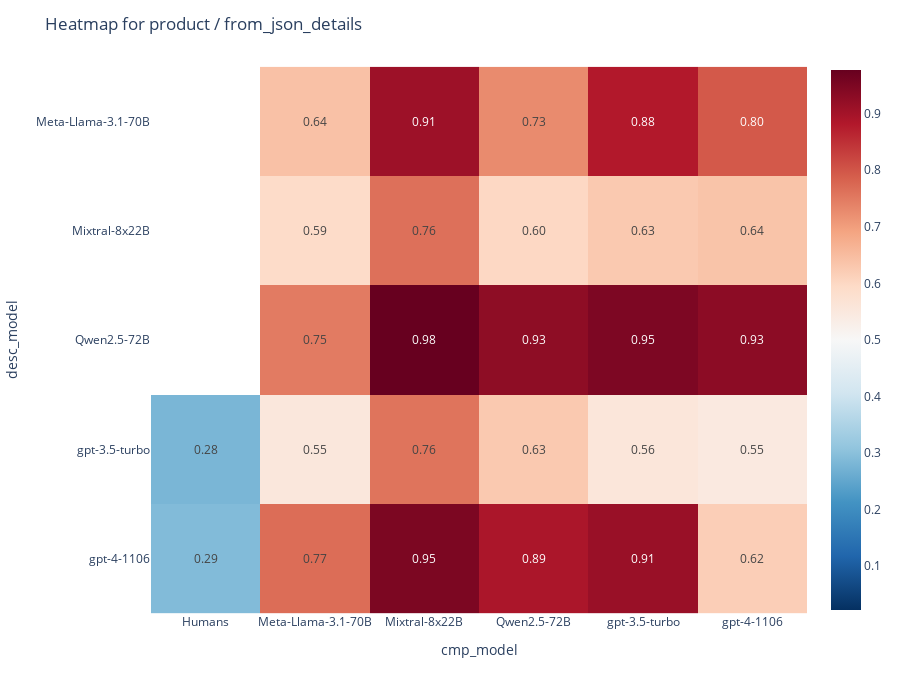
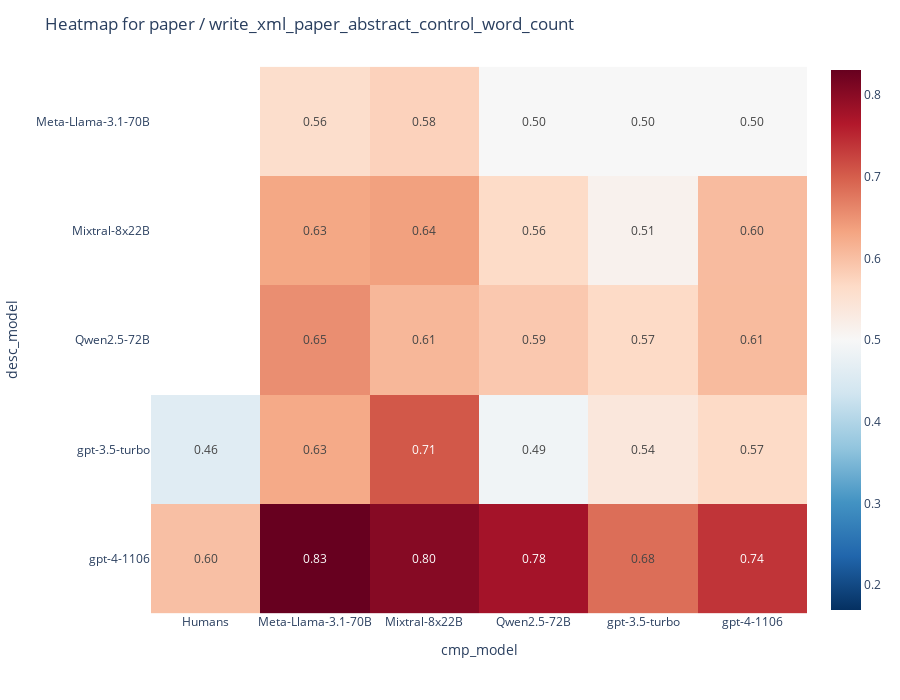
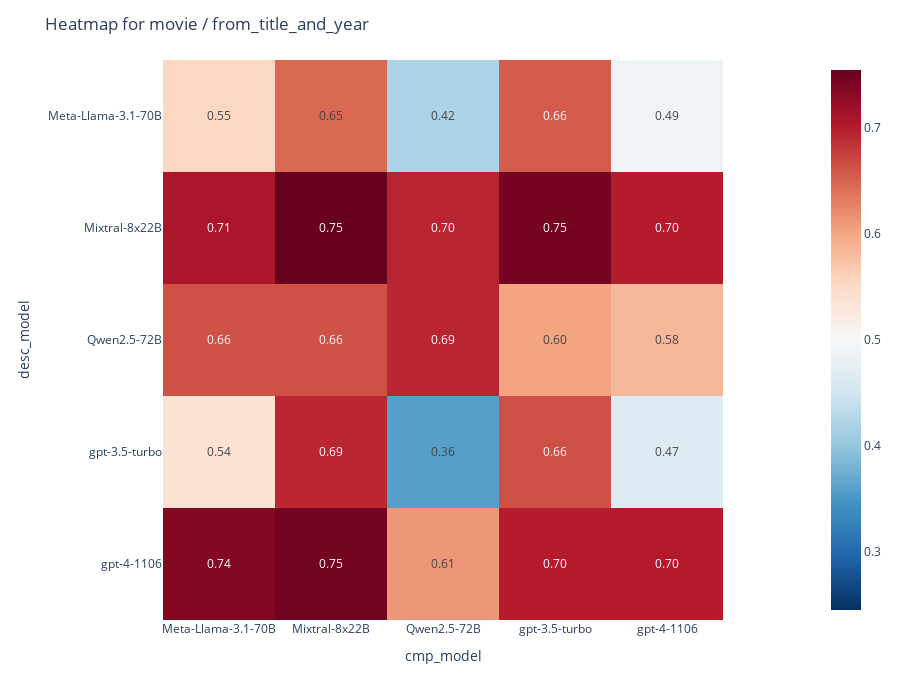
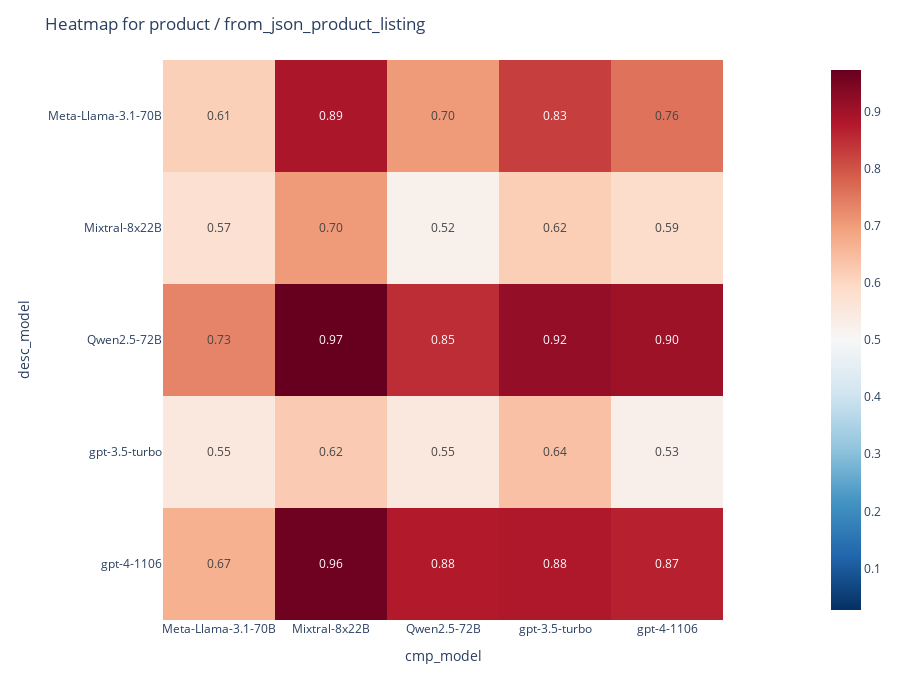

Notebook code cell kept with these figures, in order:
### Code cell
for name, ftype in list(df[["name", "ftype"]].value_counts().index):
    print(name, "/", ftype)
    d = df2[(df2.ftype == ftype) & (df2.name == name)]
    d = d.groupby(["desc_model", "cmp_model"], as_index=False).agg({"value": "mean"})

    tab = d.pivot(index="desc_model", columns="cmp_model", values="value")
    fig = px.imshow(
        tab,
        text_auto=".2f",
        color_continuous_scale="RdBu_r",
        height=700,
        color_continuous_midpoint=0.5,
    )
    fig.update_layout(
        plot_bgcolor="rgba(0, 0, 0, 0)", title=f"Heatmap for {name} / {ftype}"
    )
    fig.show()

### Figure 1 — Plotly figure (JSON) as saved in the notebook; plotly's stock layout.template omitted (floating-point values rounded to 4 significant figures)
{"data": [{"coloraxis": "coloraxis", "hovertemplate": "cmp_model: %{x}<br>desc_model: %{y}<br>color: %{z}<extra></extra>", "name": "0", "texttemplate": "%{z:.2f}", "type": "heatmap", "x": ["Humans", "Meta-Llama-3.1-70B", "Mixtral-8x22B", "Qwen2.5-72B", "gpt-3.5-turbo", "gpt-4-1106"], "xaxis": "x", "y": ["Meta-Llama-3.1-70B", "Mixtral-8x22B", "Qwen2.5-72B", "gpt-3.5-turbo", "gpt-4-1106"], "yaxis": "y", "z": [[null, 0.6409, 0.9091, 0.7273, 0.8818, 0.7955], [null, 0.5909, 0.7636, 0.6, 0.6273, 0.6364], [null, 0.7489, 0.9773, 0.9273, 0.9488, 0.9306], [0.28, 0.5545, 0.7591, 0.6273, 0.5571, 0.5463], [0.29, 0.7682, 0.95, 0.8909, 0.9139, 0.6178]]}], "layout": {"coloraxis": {"cmid": 0.5, "colorscale": [[0, "rgb(5,48,97)"], [0.1, "rgb(33,102,172)"], [0.2, "rgb(67,147,195)"], [0.3, "rgb(146,197,222)"], [0.4, "rgb(209,229,240)"], [0.5, "rgb(247,247,247)"], [0.6, "rgb(253,219,199)"], [0.7, "rgb(244,165,130)"], [0.8, "rgb(214,96,77)"], [0.9, "rgb(178,24,43)"], [1, "rgb(103,0,31)"]]}, "height": 700, "margin": {"t": 60}, "plot_bgcolor": "rgba(0, 0, 0, 0)", "title": {"text": "Heatmap for product / from_json_details"}, "xaxis": {"anchor": "y", "constrain": "domain", "domain": [0, 1], "scaleanchor": "y", "title": {"text": "cmp_model"}}, "yaxis": {"anchor": "x", "autorange": "reversed", "constrain": "domain", "domain": [0, 1], "title": {"text": "desc_model"}}}}

### Figure 2 — Plotly figure (JSON) as saved in the notebook; plotly's stock layout.template omitted (floating-point values rounded to 4 significant figures)
{"data": [{"coloraxis": "coloraxis", "hovertemplate": "cmp_model: %{x}<br>desc_model: %{y}<br>color: %{z}<extra></extra>", "name": "0", "texttemplate": "%{z:.2f}", "type": "heatmap", "x": ["Humans", "Meta-Llama-3.1-70B", "Mixtral-8x22B", "Qwen2.5-72B", "gpt-3.5-turbo", "gpt-4-1106"], "xaxis": "x", "y": ["Meta-Llama-3.1-70B", "Mixtral-8x22B", "Qwen2.5-72B", "gpt-3.5-turbo", "gpt-4-1106"], "yaxis": "y", "z": [[null, 0.5591, 0.5769, 0.5, 0.5, 0.5], [null, 0.629, 0.6359, 0.5645, 0.5141, 0.6048], [null, 0.6541, 0.6099, 0.5892, 0.5664, 0.6059], [0.46, 0.6265, 0.7055, 0.488, 0.5378, 0.5658], [0.6, 0.8306, 0.8033, 0.7772, 0.6847, 0.7384]]}], "layout": {"coloraxis": {"cmid": 0.5, "colorscale": [[0, "rgb(5,48,97)"], [0.1, "rgb(33,102,172)"], [0.2, "rgb(67,147,195)"], [0.3, "rgb(146,197,222)"], [0.4, "rgb(209,229,240)"], [0.5, "rgb(247,247,247)"], [0.6, "rgb(253,219,199)"], [0.7, "rgb(244,165,130)"], [0.8, "rgb(214,96,77)"], [0.9, "rgb(178,24,43)"], [1, "rgb(103,0,31)"]]}, "height": 700, "margin": {"t": 60}, "plot_bgcolor": "rgba(0, 0, 0, 0)", "title": {"text": "Heatmap for paper / write_xml_paper_abstract_control_word_count"}, "xaxis": {"anchor": "y", "constrain": "domain", "domain": [0, 1], "scaleanchor": "y", "title": {"text": "cmp_model"}}, "yaxis": {"anchor": "x", "autorange": "reversed", "constrain": "domain", "domain": [0, 1], "title": {"text": "desc_model"}}}}

### Figure 3 — Plotly figure (JSON) as saved in the notebook; plotly's stock layout.template omitted (floating-point values rounded to 4 significant figures)
{"data": [{"coloraxis": "coloraxis", "hovertemplate": "cmp_model: %{x}<br>desc_model: %{y}<br>color: %{z}<extra></extra>", "name": "0", "texttemplate": "%{z:.2f}", "type": "heatmap", "x": ["Meta-Llama-3.1-70B", "Mixtral-8x22B", "Qwen2.5-72B", "gpt-3.5-turbo", "gpt-4-1106"], "xaxis": "x", "y": ["Meta-Llama-3.1-70B", "Mixtral-8x22B", "Qwen2.5-72B", "gpt-3.5-turbo", "gpt-4-1106"], "yaxis": "y", "z": [[0.554, 0.646, 0.42, 0.6563, 0.488], [0.708, 0.755, 0.6954, 0.746, 0.7008], [0.6633, 0.6637, 0.694, 0.602, 0.5847], [0.538, 0.6931, 0.3594, 0.6649, 0.466], [0.736, 0.7468, 0.612, 0.7011, 0.7026]]}], "layout": {"coloraxis": {"cmid": 0.5, "colorscale": [[0, "rgb(5,48,97)"], [0.1, "rgb(33,102,172)"], [0.2, "rgb(67,147,195)"], [0.3, "rgb(146,197,222)"], [0.4, "rgb(209,229,240)"], [0.5, "rgb(247,247,247)"], [0.6, "rgb(253,219,199)"], [0.7, "rgb(244,165,130)"], [0.8, "rgb(214,96,77)"], [0.9, "rgb(178,24,43)"], [1, "rgb(103,0,31)"]]}, "height": 700, "margin": {"t": 60}, "plot_bgcolor": "rgba(0, 0, 0, 0)", "title": {"text": "Heatmap for movie / from_title_and_year"}, "xaxis": {"anchor": "y", "constrain": "domain", "domain": [0, 1], "scaleanchor": "y", "title": {"text": "cmp_model"}}, "yaxis": {"anchor": "x", "autorange": "reversed", "constrain": "domain", "domain": [0, 1], "title": {"text": "desc_model"}}}}

### Figure 4 — Plotly figure (JSON) as saved in the notebook; plotly's stock layout.template omitted (floating-point values rounded to 4 significant figures)
{"data": [{"coloraxis": "coloraxis", "hovertemplate": "cmp_model: %{x}<br>desc_model: %{y}<br>color: %{z}<extra></extra>", "name": "0", "texttemplate": "%{z:.2f}", "type": "heatmap", "x": ["Meta-Llama-3.1-70B", "Mixtral-8x22B", "Qwen2.5-72B", "gpt-3.5-turbo", "gpt-4-1106"], "xaxis": "x", "y": ["Meta-Llama-3.1-70B", "Mixtral-8x22B", "Qwen2.5-72B", "gpt-3.5-turbo", "gpt-4-1106"], "yaxis": "y", "z": [[0.6136, 0.8864, 0.7045, 0.8265, 0.7591], [0.5727, 0.7045, 0.5227, 0.6182, 0.5864], [0.7339, 0.9727, 0.85, 0.9171, 0.9037], [0.55, 0.6227, 0.55, 0.6416, 0.5261], [0.6682, 0.9636, 0.8773, 0.882, 0.8676]]}], "layout": {"coloraxis": {"cmid": 0.5, "colorscale": [[0, "rgb(5,48,97)"], [0.1, "rgb(33,102,172)"], [0.2, "rgb(67,147,195)"], [0.3, "rgb(146,197,222)"], [0.4, "rgb(209,229,240)"], [0.5, "rgb(247,247,247)"], [0.6, "rgb(253,219,199)"], [0.7, "rgb(244,165,130)"], [0.8, "rgb(214,96,77)"], [0.9, "rgb(178,24,43)"], [1, "rgb(103,0,31)"]]}, "height": 700, "margin": {"t": 60}, "plot_bgcolor": "rgba(0, 0, 0, 0)", "title": {"text": "Heatmap for product / from_json_product_listing"}, "xaxis": {"anchor": "y", "constrain": "domain", "domain": [0, 1], "scaleanchor": "y", "title": {"text": "cmp_model"}}, "yaxis": {"anchor": "x", "autorange": "reversed", "constrain": "domain", "domain": [0, 1], "title": {"text": "desc_model"}}}}
